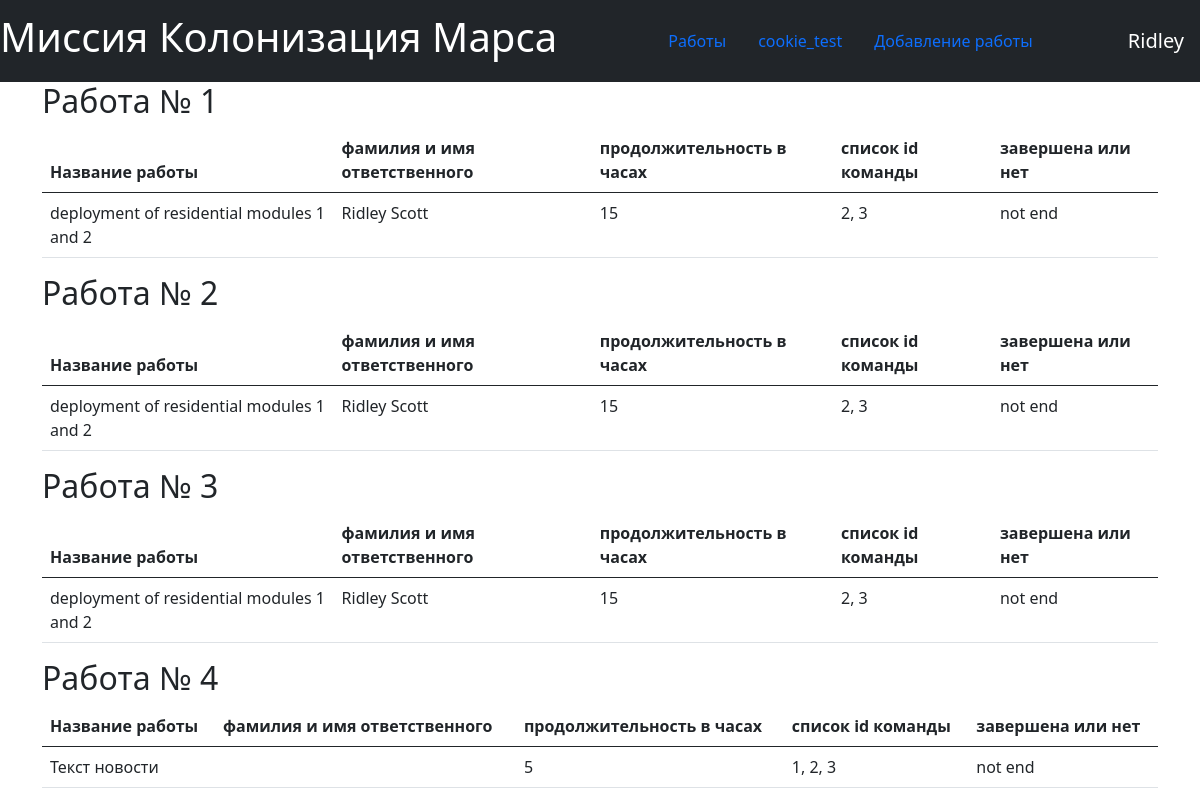
The page / (signed in) on the database its author committed.
### data/users.py (models this page shows, shortened)
class User(SqlAlchemyBase, UserMixin, SerializerMixin):
    __tablename__ = 'users'
    id = sqlalchemy.Column(sqlalchemy.Integer,
                           primary_key=True, autoincrement=True)
    surname = sqlalchemy.Column(sqlalchemy.String, nullable=True)
    age = sqlalchemy.Column(sqlalchemy.Integer, nullable=True)
    name = sqlalchemy.Column(sqlalchemy.String, nullable=True)
    position = sqlalchemy.Column(sqlalchemy.String, nullable=True)
    speciality = sqlalchemy.Column(sqlalchemy.String, nullable=True)
    address = sqlalchemy.Column(sqlalchemy.String, nullable=True)
    email = sqlalchemy.Column(sqlalchemy.String,
                              index=True, unique=True, nullable=True)
    hashed_password = sqlalchemy.Column(sqlalchemy.String, nullable=True)
    modified_date = sqlalchemy.Column(sqlalchemy.DateTime, default=datetime.datetime.now)
    jobs = orm.relationship("Jobs", back_populates='user')

### data/jobs.py (models this page shows, shortened)
class Jobs(SqlAlchemyBase, SerializerMixin):
    __tablename__ = 'jobs'
    id = sqlalchemy.Column(sqlalchemy.Integer,primary_key=True, autoincrement=True)
    team_leader = sqlalchemy.Column(sqlalchemy.Integer, sqlalchemy.ForeignKey("users.id"))
    job = sqlalchemy.Column(sqlalchemy.String, nullable=True)
    work_size = sqlalchemy.Column(sqlalchemy.Integer, nullable=True)
    collaborators = sqlalchemy.Column(sqlalchemy.String, nullable=True)
    start_date = sqlalchemy.Column(sqlalchemy.DateTime)
    end_date = sqlalchemy.Column(sqlalchemy.DateTime)
    is_finished = sqlalchemy.Column(sqlalchemy.Boolean, nullable=True)
    user = orm.relationship('User')

### main.py (the view)
@app.route('/')
def table_works():
    if flask_login.current_user.is_authenticated:
        db_session.global_init("db/mars_explorer.db")
        db_sess = db_session.create_session()
        jobs = db_sess.query(Jobs).all()
        return render_template("works.html", jobs=jobs)
    else:
        return redirect("/login")

### data/db_session.py (called while the page is built, shortened)
def global_init(db_file):
    global __factory
    if __factory:
        return

def create_session() -> Session:
    global __factory
    return __factory()

### main.py (called while the page is built)
@login_manager.user_loader
def load_user(user_id):
    db_sess = db_session.create_session()
    return db_sess.get(User, user_id)

### templates/works.html
{% extends "base.html" %}
{% block content %}
{% if current_user.is_authenticated %}
{% for item in jobs%}
<h2> Работа № {{loop.index}}  </h2>
<table class="table">
  <thead>
    <tr>
      <th scope="col">Название работы</th>
      <th scope="col">фамилия и имя ответственного</th>
      <th scope="col">продолжительность в часах</th>
      <th scope="col">список id команды</th>
      <th scope="col">завершена или нет</th>
    </tr>
  </thead>
  <tbody>
    <tr>
      <td>{{ item.job }}</td>
      <td>{{ item.user.name }} {{ item.user.surname }}</td>
      <td>{{ item.work_size }}</td>
      <td>{{ item.collaborators }}</td>
      {% if item.is_finished %}
      <td>end</td>
      {% else %}
      <td>not end</td>
      {% endif %}
    </tr>
  </tbody>
</table>
{% endfor %}
{% endif %}
{% endblock %}

### templates/base.html (shortened to what this page needs)
<!doctype html>
<html lang="en">
<head>
    <link rel="stylesheet"
          href="https://cdn.jsdelivr.net/npm/bootstrap@5.0.0-beta1/dist/css/bootstrap.min.css"
>
</head>
<body>
<header>
    <nav class="navbar navbar-dark bg-dark">
        <a class="navbar-brand" href="/"><h1>Миссия Колонизация Марса</h1></a>
        <ul class="nav">
            <li class="nav-item">
                <a class="nav-link active" aria-current="page" href="/">Работы</a>
            </li>
            <li class="nav-item">
                <a class="nav-link" href="/cookie_test">cookie_test</a>
            </li>
            <li class="nav-item">
                <a class="nav-link" href="/job_add">Добавление работы</a>
            </li>
        </ul>
        {% if current_user.is_authenticated %}
        <a class="navbar-brand" href="/logout">{{ current_user.name }}</a>
        {% else %}
        <p>
            <a class="btn btn-primary " href="/register">Зарегистрироваться</a>
            <a class="btn btn-success" href="/login">Войти</a>
        </p>
        {% endif %}
    </nav>
</header>
<main role="main" class="container">
    {% block content %} {% endblock %}
</main>
</body>
</html>

### rows shown on the page
User: name "Ridley"
Jobs: job "deployment of residential modules 1 and 2", user.name "Ridley", user.surname "Scott", work_size "15", collaborators "2, 3", is_finished "not end"
Jobs: job "deployment of residential modules 1 and 2", user.name "Ridley", user.surname "Scott", work_size "15", collaborators "2, 3", is_finished "not end"
Jobs: job "deployment of residential modules 1 and 2", user.name "Ridley", user.surname "Scott", work_size "15", collaborators "2, 3", is_finished "not end"
Jobs: job "Текст новости", work_size "5", collaborators "1, 2, 3", is_finished "not end"
